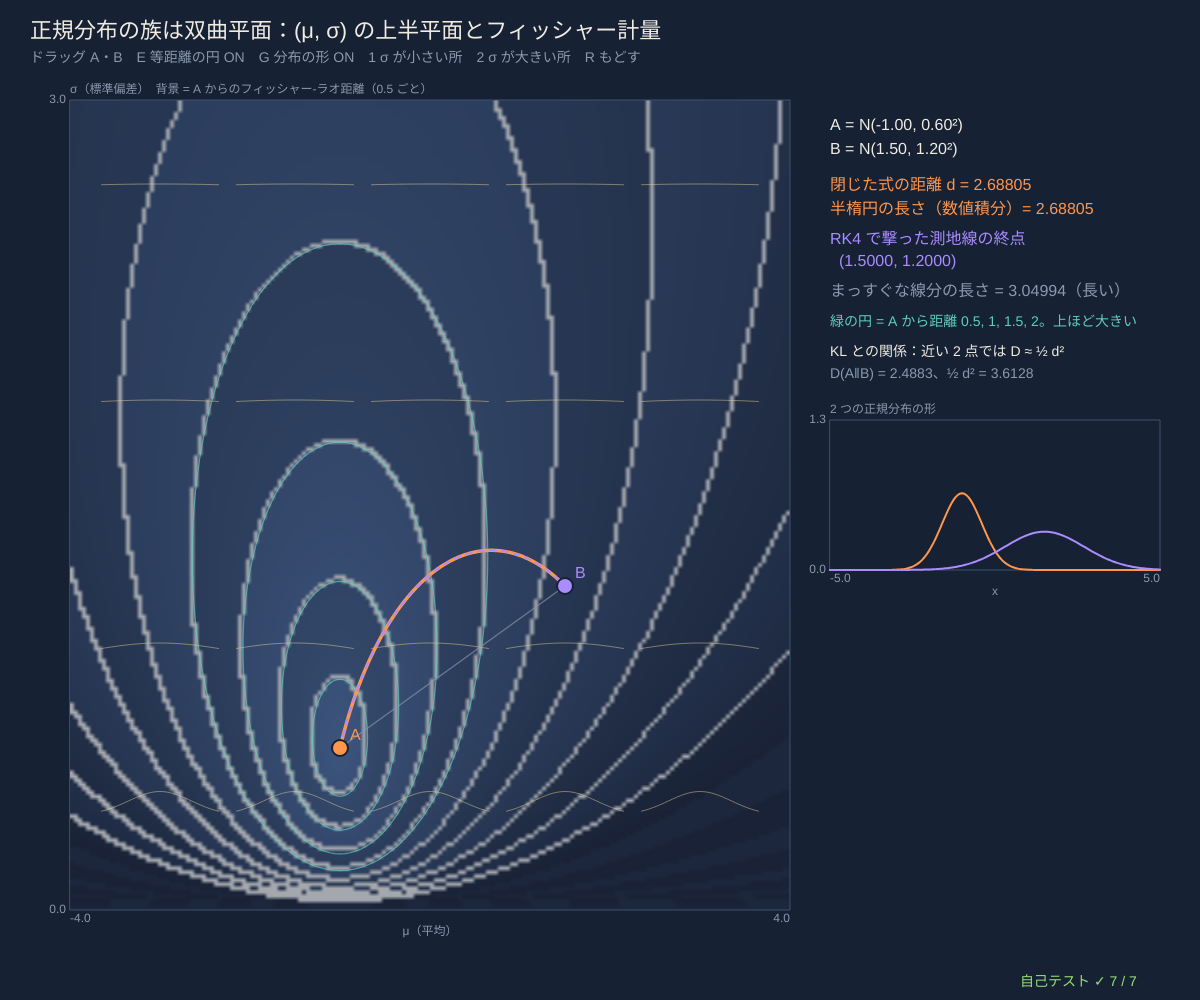
Frame 1 (no input)
Frame 60 (no input): identical to frame 1, image omitted
Frame 120 (the mouse pressed at the canvas centre since frame 60): identical to frame 1, image omitted

The p5.js sketch that drew this single still picture (run headless with seeded random() and noise() and a simulated clock; from frame 60 on, the mouse is pressed at the canvas centre):

// p5.js sketch
// ── sketch.js
// ============================================
// 03 正規分布の族は双曲平面 ─ 正規分布 N(μ, σ) を (μ, σ) の上半平面の点として並べ、フィッシャー情報で長さを測る
// フィッシャー計量 ds² = (dμ² + 2dσ²) / σ²：σ が小さい（とがった）分布ほど、同じ Δμ でも「遠い」（区別しやすい）
// 最短路（測地線）は横に √2 倍した半円 = 半楕円。距離 d = √2·arccosh(1 + (Δμ²/2 + Δσ²)/(2σ1σ2))
// 測地線の方程式を RK4 で解いた道（点線）と、半楕円の長さの数値積分が、閉じた式とぴったり合う（ポアンカレ円板はシリーズ 28 の 09）
// ドラッグ A・B を動かす / E 等距離の円 / G 分布の形を並べる / 1 σ が小さい所で比べる 2 σ が大きい所で比べる / R もどす
// ============================================

const MU_RANGE = [-4, 4], SG_RANGE = [0, 3];   // ★ 図の範囲
let ptA = [-1, 0.6], ptB = [1.5, 1.2], grab = null, showEq = true, showGlyph = true, pb, field = null, fieldKey = '', rkPath = [], dAB = 0;

function setup() {
  createCanvas(windowWidth, windowHeight);
  selfTest(); layout();
}
function windowResized() { resizeCanvas(windowWidth, windowHeight); layout(); }
function layout() { pb = plotBox(70, 100, width * 0.6, height - 190, MU_RANGE[0], MU_RANGE[1], SG_RANGE[0], SG_RANGE[1]); fieldKey = ''; }
// ★ A から B への測地線の向き（半楕円の接線）を、計量で長さ 1 にした速度にする
function initialVelocity(A, B) {
  let u1 = A[0] / Math.SQRT2, u2 = B[0] / Math.SQRT2, vm, vs;
  if (Math.abs(u1 - u2) < 1e-12) { vm = 0; vs = B[1] > A[1] ? 1 : -1; }
  else {
    let c = (u2 * u2 + B[1] * B[1] - u1 * u1 - A[1] * A[1]) / (2 * (u2 - u1)), t1 = Math.atan2(A[1], u1 - c), t2 = Math.atan2(B[1], u2 - c), sg = t2 > t1 ? 1 : -1;
    vm = -Math.sin(t1) * sg * Math.SQRT2; vs = Math.cos(t1) * sg;
  }
  let sp = Math.sqrt(vm * vm + 2 * vs * vs) / A[1];
  return [vm / sp, vs / sp];
}
function shoot(A, B, n) { let v = initialVelocity(A, B); return geodesicRK4(A[0], A[1], v[0], v[1], gaussFR(A[0], A[1], B[0], B[1]), n); }
function eqCircle(C, d) {                // A から距離 d の点の集まり：(u, σ) では中心 (u0, σ0 cosh(d/√2))、半径 σ0 sinh(d/√2) の円
  let r = d / Math.SQRT2, cy = C[1] * Math.cosh(r), rr = C[1] * Math.sinh(r), out = [];
  for (let k = 0; k <= 120; k++) { let t = (2 * Math.PI * k) / 120; out.push([C[0] + Math.SQRT2 * rr * Math.cos(t), cy + rr * Math.sin(t)]); }
  return out;
}

function draw() {
  background(...BG);
  hudTitle('正規分布の族は双曲平面：(μ, σ) の上半平面とフィッシャー計量', 'ドラッグ A・B　E 等距離の円 ' + (showEq ? 'ON' : 'OFF') + '　G 分布の形 ' + (showGlyph ? 'ON' : 'OFF') + '　1 σ が小さい所　2 σ が大きい所　R もどす');
  let fk = ptA.join(',') + '|' + width + 'x' + height;
  if (fk !== fieldKey) {                // A からの距離の等高線（A が動いたときだけ作り直す）
    fieldKey = fk; freeField(field);
    field = gridField(pb, (m, s) => (s > 0.005 ? gaussFR(ptA[0], ptA[1], m, s) : 9), { level: 0.5, vmax: 5, cap: 4.6, c0: [60, 85, 125], c1: [28, 38, 60], res: 4 });
  }
  drawField(field); drawAxes(pb, 'μ（平均）', 'σ（標準偏差）　背景 = A からのフィッシャー-ラオ距離（0.5 ごと）');
  if (showGlyph) for (let m = -3; m <= 3; m += 1.5) for (let s of [0.35, 0.9, 1.8, 2.6]) {   // その点の正規分布の形
    let [cx, cy] = toScr(pb, m, s); noFill(); stroke(...SAND, 120); strokeWeight(1); beginShape();
    for (let k = 0; k <= 30; k++) { let x = m - 0.65 + (1.3 * k) / 30, [sx] = toScr(pb, x, 0); vertex(sx, cy - 24 * Math.exp(-((x - m) * (x - m)) / (2 * s * s))); }   // 高さをそろえた形（幅 = σ）
    endShape();
  }
  if (showEq) for (let d of [0.5, 1, 1.5, 2]) plotLine(pb, eqCircle(ptA, d), [...TEAL, 170], 1.2);
  dAB = gaussFR(ptA[0], ptA[1], ptB[0], ptB[1]);
  let geo = gaussGeodesic(ptA[0], ptA[1], ptB[0], ptB[1], 400);
  plotLine(pb, [ptA, ptB], [...DIMC, 160], 1.5);                       // ふつうの直線（最短ではない）
  plotLine(pb, geo, ORANGE, 3.5);
  rkPath = shoot(ptA, ptB, 400);
  drawingContext.setLineDash([6, 6]); plotLine(pb, rkPath, VIOLET, 2); drawingContext.setLineDash([]);
  for (let [P, nm, col] of [[ptA, 'A', ORANGE], [ptB, 'B', VIOLET]]) { let [x, y] = toScr(pb, P[0], P[1]); stroke(...BG); strokeWeight(2); fill(...col); circle(x, y, 16); noStroke(); textSize(16); textAlign(LEFT, CENTER); text(nm, x + 10, y - 12); }
  // ---- 右：数値
  let rx = pb.x + pb.w + 40, Lgeo = metricLength(gaussGeodesic(ptA[0], ptA[1], ptB[0], ptB[1], 4000)), Lline = metricLength(Array.from({ length: 4001 }, (_, k) => [ptA[0] + ((ptB[0] - ptA[0]) * k) / 4000, ptA[1] + ((ptB[1] - ptA[1]) * k) / 4000]));
  let end = rkPath[rkPath.length - 1];
  noStroke(); textAlign(LEFT, BASELINE); fill(...INK); textSize(16);
  text('A = N(' + fmtN(ptA[0], 2) + ', ' + fmtN(ptA[1], 2) + '²)', rx, 130); text('B = N(' + fmtN(ptB[0], 2) + ', ' + fmtN(ptB[1], 2) + '²)', rx, 154);
  fill(...ORANGE); text('閉じた式の距離 d = ' + fmtN(dAB, 5), rx, 190);
  text('半楕円の長さ（数値積分）= ' + fmtN(Lgeo, 5), rx, 214);
  fill(...VIOLET); text('RK4 で撃った測地線の終点', rx, 244); text('  (' + fmtN(end[0], 4) + ', ' + fmtN(end[1], 4) + ')', rx, 266);
  fill(...DIMC); text('まっすぐな線分の長さ = ' + fmtN(Lline, 5) + '（長い）', rx, 296);
  fill(...TEAL); textSize(14); text('緑の円 = A から距離 0.5, 1, 1.5, 2。上ほど大きい', rx, 326);
  fill(...INK); text('KL との関係：近い 2 点では D ≈ ½ d²', rx, 356);
  fill(...DIMC); text('D(A‖B) = ' + fmtN(gaussKL(ptA[0], ptA[1], ptB[0], ptB[1]), 4) + '、½ d² = ' + fmtN(0.5 * dAB * dAB, 4), rx, 378);
  // 2 つの分布の形
  let b2 = plotBox(rx, 420, width - rx - 40, 150, -5, 5, 0, 1.3), ca = [], cb = [];
  for (let k = 0; k <= 200; k++) { let x = -5 + k / 20; ca.push([x, Math.min(1.3, gaussPdf(x, ptA[0], ptA[1]))]); cb.push([x, Math.min(1.3, gaussPdf(x, ptB[0], ptB[1]))]); }
  drawAxes(b2, 'x', '2 つの正規分布の形'); plotLine(b2, ca, ORANGE, 2); plotLine(b2, cb, VIOLET, 2);
  drawSelfTest(width - 180, height - 14);
}
function mousePressed() {
  let [ax, ay] = toScr(pb, ptA[0], ptA[1]), [bx, by] = toScr(pb, ptB[0], ptB[1]);
  grab = dist(mouseX, mouseY, ax, ay) < 20 ? 'A' : dist(mouseX, mouseY, bx, by) < 20 ? 'B' : null;
}
function mouseDragged() {
  if (!grab) return;
  let [m, s] = fromScr(pb, mouseX, mouseY), P = [clampv(m, MU_RANGE[0], MU_RANGE[1]), clampv(s, 0.08, SG_RANGE[1])];
  if (grab === 'A') ptA = P; else ptB = P;
}
function mouseReleased() { grab = null; }
function keyPressed() {
  if (key === 'e' || key === 'E') showEq = !showEq;
  if (key === 'g' || key === 'G') showGlyph = !showGlyph;
  if (key === '1') { ptA = [-1, 0.3]; ptB = [1, 0.3]; }
  if (key === '2') { ptA = [-1, 2]; ptB = [1, 2]; }
  if (key === 'r' || key === 'R') { ptA = [-1, 0.6]; ptB = [1.5, 1.2]; }
  return false;
}

// ---- 自己テスト
function selfTest() {
  selfTestResults = [];
  seedRng(8); let okLen = true, okShoot = true, okLine = true, worst = 0;
  for (let k = 0; k < 12; k++) {
    let A = [rnd() * 6 - 3, 0.2 + rnd() * 2], B = [rnd() * 6 - 3, 0.2 + rnd() * 2], d = gaussFR(A[0], A[1], B[0], B[1]);
    let L = metricLength(gaussGeodesic(A[0], A[1], B[0], B[1], 6000)); worst = Math.max(worst, Math.abs(L - d));
    if (Math.abs(L - d) > 1e-4) okLen = false;
    let e = shoot(A, B, 2000).pop(); if (Math.hypot(e[0] - B[0], e[1] - B[1]) > 1e-4) okShoot = false;
    let Ls = metricLength(Array.from({ length: 3001 }, (_, i) => [A[0] + ((B[0] - A[0]) * i) / 3000, A[1] + ((B[1] - A[1]) * i) / 3000]));
    if (Ls < d - 1e-6) okLine = false;
  }
  check('閉じた式 √2·arccosh(…) = 半楕円の長さの数値積分（12 組、最大誤差 ' + worst.toExponential(1) + ' ≤ 1e-4）', okLen);
  check('測地線の方程式を RK4 で長さ d だけ進むと B に着く（12 組、誤差 1e-4）', okShoot);
  check('まっすぐな線分は測地線より長い（12 組）', okLine);
  check('同じ Δμ = 2 でも σ = 0.3 では d = ' + fmtN(gaussFR(-1, 0.3, 1, 0.3), 3) + '、σ = 2 では d = ' + fmtN(gaussFR(-1, 2, 1, 2), 3), gaussFR(-1, 0.3, 1, 0.3) > 3 * gaussFR(-1, 2, 1, 2));
  let okEq = eqCircle([0.5, 0.8], 1.3).every((P) => Math.abs(gaussFR(0.5, 0.8, P[0], P[1]) - 1.3) < 1e-9);
  check('等距離の円の上の 121 点はどれも距離 1.3（誤差 1e-9）', okEq);
  let h = 1e-3, kl = gaussKL(0.3, 0.7, 0.3 + h, 0.7 + h), ds2 = (h * h + 2 * h * h) / (0.7 * 0.7);
  check('近い 2 点で KL ≈ ½ ds²（フィッシャー計量そのもの、相対誤差 1e-2）', Math.abs(kl / (0.5 * ds2) - 1) < 1e-2);
  check('σ だけちがう 2 点の距離 = √2 |log(σ2/σ1)|（縦の直線が測地線）', Math.abs(gaussFR(0, 0.5, 0, 2) - Math.SQRT2 * Math.log(4)) < 1e-12);
  reportSelfTest();
}

// ---------- やってみよう ----------
// 1. 1 と 2 を押して、同じ Δμ = 2 の 2 点の距離を比べよう。なぜ σ が小さいと遠い？（分布の形を見る）
// 2. A を下（σ → 0）へ近づけると、等距離の円はどうなる？ σ = 0 の線は「無限に遠い」
// 3. 測地線はなぜ上に膨らむ？ 「一度ぼかしてから移動する」ほうが近道になる理由を考えよう
// 4. 計量の 2 を 1 に変えると、ふつうの双曲平面（シリーズ 28 の 09）と同じになる。半楕円は半円になる
// 5. 平均だけを動かす族（σ 固定）は直線、σ だけの族は縦の直線。どちらも測地線？

// ==================================================
// ここから下は「情報幾何の道具」（中身は読まなくても OK。消さないでね）
// ==================================================
// ---- 色と小さな道具（等高線地図の色）
const BG = [22, 33, 52];                // 背景（深いスレートブルー）
const INK = [240, 236, 226];            // 文字（紙の白）
const ORANGE = [255, 150, 75], VIOLET = [170, 140, 255], TEAL = [95, 205, 190], ROSE = [255, 110, 125], LIME = [150, 225, 120], SAND = [235, 210, 150];
const DIMC = [140, 152, 175], PANEL = [32, 46, 70], WIRE = [62, 80, 110];
const OUTC = [[255, 150, 75], [95, 205, 190], [170, 140, 255], [235, 210, 150], [255, 110, 125], [150, 225, 120], [120, 175, 255], [230, 140, 210]];   // 結果ごとの色
function clampv(v, a, b) { return v < a ? a : v > b ? b : v !== v ? a : v; }     // NaN なら a に戻す
function fmtN(v, d) { if (typeof v !== 'number' || v !== v) return '?'; if (!isFinite(v)) return v > 0 ? '∞' : '−∞'; return v.toFixed(d === undefined ? 2 : d); }
function fmtP(p, d) { return '(' + p.map((v) => fmtN(v, d === undefined ? 2 : d)).join(', ') + ')'; }
function hudTitle(t, sub) {              // 左上のタイトルと操作の説明
  noStroke(); fill(...INK); textSize(22); textAlign(LEFT, BASELINE); text(t, 30, 38);
  fill(...DIMC); textSize(14); textLeading(19); text(sub, 30, 62);
}
function inRect(x, y, r) { return x >= r.x && x <= r.x + r.w && y >= r.y && y <= r.y + r.h; }
function drawField(f) { if (f) image(f.img, f.x, f.y, f.w, f.h); }   // 等高線の地図（画像）を描く
function freeField(f) { if (f && f.img) f.img.remove(); }
// ---- 種つきの乱数（同じ種なら毎回同じ列 → 実験をくり返せる）
let rngState = 1;
function seedRng(s) { rngState = (s >>> 0) || 1; }
function rnd() {                       // 0〜1 の一様乱数（mulberry32）
  rngState = (rngState + 0x6d2b79f5) >>> 0;
  let t = rngState;
  t = Math.imul(t ^ (t >>> 15), t | 1);
  t ^= t + Math.imul(t ^ (t >>> 7), t | 61);
  return ((t ^ (t >>> 14)) >>> 0) / 4294967296;
}
function gaussRnd() { let u = 1 - rnd(), v = rnd(); return Math.sqrt(-2 * Math.log(u)) * Math.cos(2 * Math.PI * v); }   // 標準正規分布（ボックス-ミュラー法）
function rndDist(k, floor) {            // でたらめな確率分布（k 個、どれも floor 以上）
  let p = []; for (let i = 0; i < k; i++) p.push(-Math.log(1 - rnd()) + 1e-9);
  return mixFloor(normP(p), floor || 0);
}
function sampleIndex(p) { let u = rnd(), c = 0; for (let i = 0; i < p.length; i++) { c += p[i]; if (u < c) return i; } return p.length - 1; }
// ---- 情報の道具：確率分布 p = [p1, p2, ...]（合計 1）。log(0) は 0·log 0 = 0 として扱う
const TINY = 1e-300;
function normP(p) { let s = 0; for (let v of p) s += Math.max(0, v); if (!(s > 0)) return p.map(() => 1 / p.length); return p.map((v) => Math.max(0, v) / s); }
function mixFloor(p, f) { if (!f) return p; return normP(p.map((v) => Math.max(v, f))); }   // どの確率も f 以上に（0 を避ける）
function safeLog(v) { return Math.log(Math.max(v, TINY)); }
function entropyH(p) { let h = 0; for (let v of p) if (v > 0) h -= v * Math.log(v); return h; }           // エントロピー（ナット）
function divKL(p, q) {                  // KL ダイバージェンス D(p‖q)（ナット）。q が 0 で p > 0 なら ∞
  let d = 0;
  for (let i = 0; i < p.length; i++) { if (p[i] <= 0) continue; if (q[i] <= 0) return Infinity; d += p[i] * Math.log(p[i] / q[i]); }
  return Math.max(0, d);
}
function crossH(p, q) { let h = 0; for (let i = 0; i < p.length; i++) if (p[i] > 0) h -= p[i] * safeLog(q[i]); return h; }  // 交差エントロピー
function bhatta(p, q) { let s = 0; for (let i = 0; i < p.length; i++) s += Math.sqrt(Math.max(0, p[i] * q[i])); return Math.min(1, s); }
function fisherRao(p, q) { return 2 * Math.acos(clampv(bhatta(p, q), -1, 1)); }                          // フィッシャー-ラオ距離 = 球の大円の長さ
function hellingerSq(p, q) { let s = 0; for (let i = 0; i < p.length; i++) { let d = Math.sqrt(p[i]) - Math.sqrt(q[i]); s += d * d; } return s; }   // Σ(√p − √q)²
function tvDist(p, q) { let s = 0; for (let i = 0; i < p.length; i++) s += Math.abs(p[i] - q[i]); return s / 2; }
function alphaDiv(p, q, a) {            // α-ダイバージェンス（甘利の流儀）。α → −1 で D(p‖q)、α → +1 で D(q‖p)
  if (Math.abs(a + 1) < 1e-12) return divKL(p, q);
  if (Math.abs(a - 1) < 1e-12) return divKL(q, p);
  let s = 0, ea = (1 - a) / 2, eb = (1 + a) / 2;
  for (let i = 0; i < p.length; i++) s += Math.pow(Math.max(p[i], 0), ea) * Math.pow(Math.max(q[i], 0), eb);
  return Math.max(0, (4 / (1 - a * a)) * (1 - s));
}
function mixM(p, q, t) { return p.map((v, i) => (1 - t) * v + t * q[i]); }                       // m-測地線：確率をそのまま混ぜる
function mixE(p, q, t) { return normP(p.map((v, i) => Math.exp((1 - t) * safeLog(v) + t * safeLog(q[i])))); }   // e-測地線：対数で混ぜて正規化
function mixAlpha(p, q, t, a) {         // α-測地線：u^((1−α)/2) で混ぜて正規化（α = −1 は m、α = +1 は e）
  if (Math.abs(a - 1) < 1e-9) return mixE(p, q, t);
  let ex = (1 - a) / 2;
  return normP(p.map((v, i) => Math.pow((1 - t) * Math.pow(v, ex) + t * Math.pow(q[i], ex), 1 / ex)));
}
function bitsOf(nat) { return nat / Math.LN2; }
// ---- 正規分布 N(μ, σ) の道具。フィッシャー計量 ds² = (dμ² + 2dσ²) / σ²
function gaussPdf(x, m, s) { return Math.exp(-((x - m) * (x - m)) / (2 * s * s)) / (s * Math.sqrt(2 * Math.PI)); }
function gaussFR(m1, s1, m2, s2) {      // フィッシャー-ラオ距離（閉じた式）
  let a = ((m1 - m2) * (m1 - m2)) / 2 + (s1 - s2) * (s1 - s2);
  return Math.SQRT2 * Math.acosh(1 + a / (2 * s1 * s2));
}
function gaussKL(m1, s1, m2, s2) { return Math.log(s2 / s1) + (s1 * s1 + (m1 - m2) * (m1 - m2)) / (2 * s2 * s2) - 0.5; }   // D(N1‖N2)
// ★ 測地線：u = μ/√2 と置くと (u, σ) では半円（中心は σ = 0 の上）→ (μ, σ) では横に √2 倍の半楕円
function gaussGeodesic(m1, s1, m2, s2, n) {
  let u1 = m1 / Math.SQRT2, u2 = m2 / Math.SQRT2, out = [];
  if (Math.abs(u1 - u2) < 1e-9 * (1 + Math.abs(u1))) { for (let k = 0; k <= n; k++) out.push([m1, s1 * Math.pow(s2 / s1, k / n)]); return out; }
  let c = (u2 * u2 + s2 * s2 - u1 * u1 - s1 * s1) / (2 * (u2 - u1)), rr = Math.hypot(u1 - c, s1);
  let t1 = Math.atan2(s1, u1 - c), t2 = Math.atan2(s2, u2 - c);
  for (let k = 0; k <= n; k++) { let t = t1 + ((t2 - t1) * k) / n; out.push([(c + rr * Math.cos(t)) * Math.SQRT2, rr * Math.sin(t)]); }
  return out;
}
function metricLength(path) {           // 折れ線の長さをフィッシャー計量で（区間の真ん中の σ を使う）
  let L = 0;
  for (let k = 1; k < path.length; k++) {
    let dm = path[k][0] - path[k - 1][0], ds = path[k][1] - path[k - 1][1], sm = (path[k][1] + path[k - 1][1]) / 2;
    L += Math.sqrt(dm * dm + 2 * ds * ds) / sm;
  }
  return L;
}
// 測地線の方程式（クリストッフェル記号から）：μ'' = 2μ'σ'/σ、σ'' = −μ'²/(2σ) + σ'²/σ を RK4 で解く
function geodesicRK4(m, s, vm, vs, T, n) {
  let st = [m, s, vm, vs], h = T / n, out = [[m, s]];
  let fd = (y) => [y[2], y[3], (2 * y[2] * y[3]) / y[1], (-y[2] * y[2]) / (2 * y[1]) + (y[3] * y[3]) / y[1]];
  for (let k = 0; k < n; k++) {
    let k1 = fd(st), k2 = fd(st.map((v, i) => v + (h / 2) * k1[i])), k3 = fd(st.map((v, i) => v + (h / 2) * k2[i])), k4 = fd(st.map((v, i) => v + h * k3[i]));
    st = st.map((v, i) => v + (h / 6) * (k1[i] + 2 * k2[i] + 2 * k3[i] + k4[i]));
    if (!(st[1] > 1e-6)) st[1] = 1e-6;
    out.push([st[0], st[1]]);
  }
  return out;
}
// ---- 2 次元の図の枠（データ座標 ↔ 画面）
function plotBox(x, y, w, h, x0, x1, y0, y1) { return { x, y, w, h, x0, x1, y0, y1 }; }
function toScr(b, u, v) { return [b.x + ((u - b.x0) / (b.x1 - b.x0)) * b.w, b.y + b.h - ((v - b.y0) / (b.y1 - b.y0)) * b.h]; }
function fromScr(b, sx, sy) { return [b.x0 + ((sx - b.x) / b.w) * (b.x1 - b.x0), b.y0 + ((b.y + b.h - sy) / b.h) * (b.y1 - b.y0)]; }
function drawAxes(b, xl, yl) {
  noFill(); stroke(...WIRE); strokeWeight(1); rect(b.x, b.y, b.w, b.h);
  noStroke(); fill(...DIMC); textSize(12); textAlign(CENTER, TOP); text(xl, b.x + b.w / 2, b.y + b.h + 16);
  textAlign(LEFT, TOP); text(fmtN(b.x0, 1), b.x, b.y + b.h + 3); textAlign(RIGHT, TOP); text(fmtN(b.x1, 1), b.x + b.w, b.y + b.h + 3);
  textAlign(RIGHT, CENTER); text(fmtN(b.y0, 1), b.x - 4, b.y + b.h); text(fmtN(b.y1, 1), b.x - 4, b.y); textAlign(LEFT, BOTTOM); text(yl, b.x, b.y - 4);
}
function plotLine(b, pts, col, w) {      // データ座標の点列を折れ線に（枠の外の部分は枠のふちで切る）
  if (!pts || pts.length < 2) return;
  noFill(); stroke(...col); strokeWeight(w || 2);
  let run = [], x0 = b.x - 1, x1 = b.x + b.w + 1, y0 = b.y - 1, y1 = b.y + b.h + 1;
  let flush = () => { if (run.length >= 2) { beginShape(); for (let q of run) vertex(q[0], q[1]); endShape(); } run = []; };
  let clip = (a, c) => {                 // 線分 a→c の枠の中の部分 [t0, t1]（リャン-バースキー法）。なければ null
    let t0 = 0, t1 = 1, dx = c[0] - a[0], dy = c[1] - a[1];
    for (let [p, q] of [[-dx, a[0] - x0], [dx, x1 - a[0]], [-dy, a[1] - y0], [dy, y1 - a[1]]]) {
      if (p === 0) { if (q < 0) return null; continue; }
      let r = q / p; if (p < 0) t0 = Math.max(t0, r); else t1 = Math.min(t1, r);
    }
    return t0 <= t1 ? [t0, t1] : null;
  };
  let prev = null;
  for (let p of pts) {
    let s = toScr(b, p[0], p[1]);
    if (!(s[0] === s[0] && s[1] === s[1] && isFinite(s[0]) && isFinite(s[1]))) { flush(); prev = null; continue; }
    if (prev) {
      let c = clip(prev, s);
      if (!c) flush();
      else {
        let A = [prev[0] + c[0] * (s[0] - prev[0]), prev[1] + c[0] * (s[1] - prev[1])], B = [prev[0] + c[1] * (s[0] - prev[0]), prev[1] + c[1] * (s[1] - prev[1])];
        if (c[0] > 0) { flush(); run.push(A); } else if (!run.length) run.push(A);
        run.push(B);
        if (c[1] < 1) flush();
      }
    }
    prev = s;
  }
  flush(); noStroke();                  // あとの文字にふちがつかないように
}
function gridField(b, fn, opt) {        // 長方形の上の等高線の地図（fn(u, v)）
  opt = opt || {};
  let res = opt.res || 3, gw = Math.ceil(b.w / res), gh = Math.ceil(b.h / res), g = createGraphics(gw, gh); g.pixelDensity(1); g.loadPixels();
  let vals = new Float64Array(gw * gh), lv = opt.level || 0.1, vmin = opt.vmin || 0, vmax = opt.vmax || 1, c0 = opt.c0 || [40, 60, 95], c1 = opt.c1 || ORANGE;
  for (let j = 0; j < gh; j++) for (let i = 0; i < gw; i++) { let [u, v] = fromScr(b, b.x + (i + 0.5) * res, b.y + (j + 0.5) * res); vals[j * gw + i] = fn(u, v); }
  let bandOf = (v) => Math.floor(clampv((v - vmin) / lv, -1e6, 1e6));
  for (let j = 0; j < gh; j++) for (let i = 0; i < gw; i++) {
    let k = j * gw + i, v = vals[k], o = 4 * k, band = bandOf(v), t = clampv((v - vmin) / (vmax - vmin), 0, 1), sh = band % 2 ? 0.9 : 1;
    let edge = v < (opt.cap || Infinity) && ((i + 1 < gw && bandOf(vals[k + 1]) !== band) || (j + 1 < gh && bandOf(vals[k + gw]) !== band));
    for (let c = 0; c < 3; c++) g.pixels[o + c] = edge ? 235 : (c0[c] + (c1[c] - c0[c]) * t) * sh;
    g.pixels[o + 3] = edge ? 170 : 255;
  }
  g.updatePixels();
  return { img: g, x: b.x, y: b.y, w: b.w, h: b.h };
}
// ---- 自己テストの道具
let selfTestResults = [];
function check(name, cond) { selfTestResults.push({ name, ok: !!cond }); }
function reportSelfTest() { for (let r of selfTestResults) (r.ok ? console.log : console.error)((r.ok ? '✓ ' : '✗ ') + r.name); }
function selfTestOk() { return selfTestResults.every((r) => r.ok); }
function selfTestLine() { let n = selfTestResults.filter((r) => r.ok).length; return '自己テスト ' + (n === selfTestResults.length ? '✓ ' : '✗ ') + n + ' / ' + selfTestResults.length; }
function drawSelfTest(x, y) { noStroke(); fill(...(selfTestOk() ? LIME : ROSE)); textSize(14); textAlign(LEFT, BASELINE); text(selfTestLine(), x, y); }
